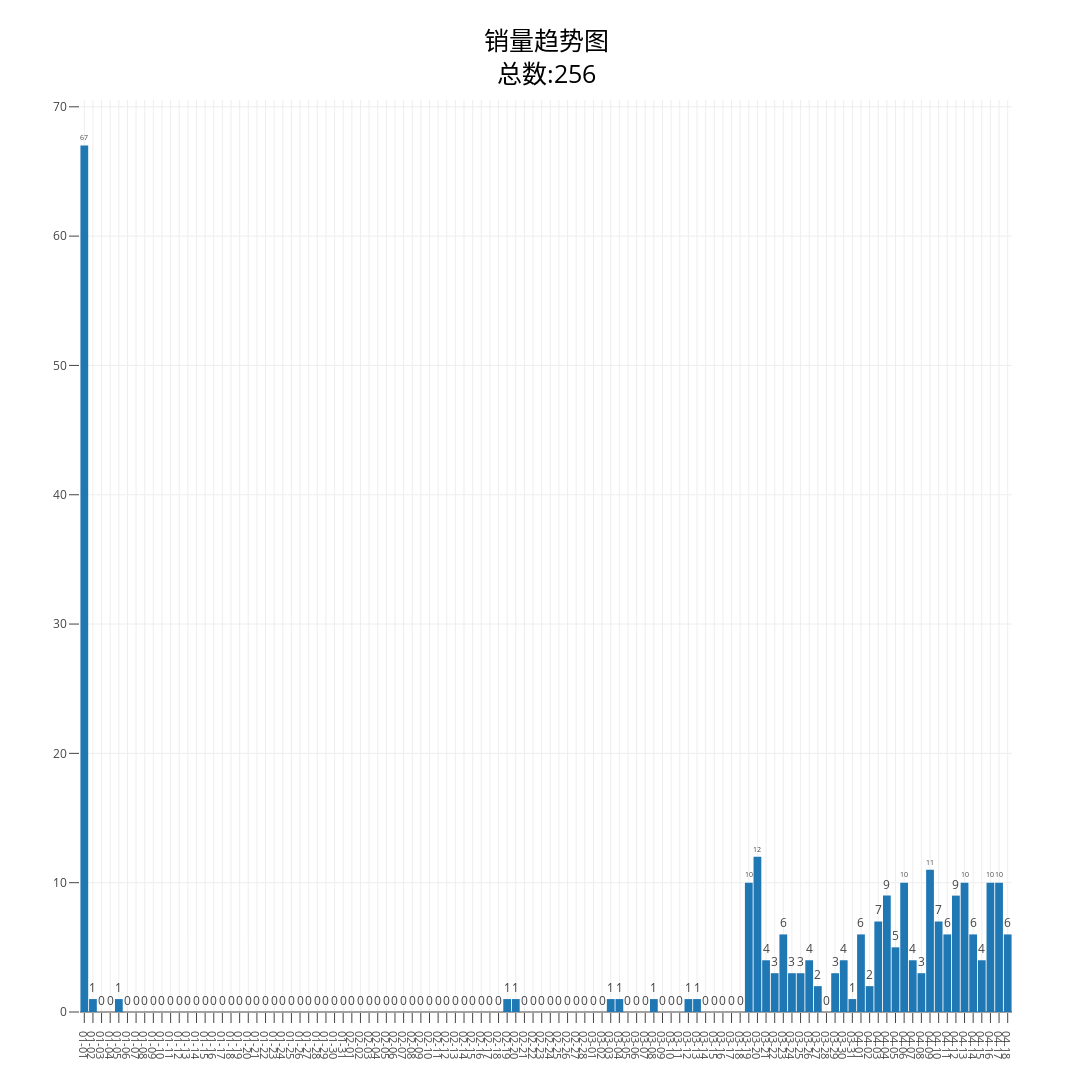

The notebook cell this image was saved under:
### Code cell
layout = go.Layout(
    title='销量趋势图<br>总数:' + str(imeis),
    titlefont=dict(color=title_color,size=25),
    height=1200,
    width=1600,
    bargap=0.1,
    xaxis = bandxaxis,
    yaxis = dict(ticklen=10),
    #bargroupgap=0.05,
    #paper_bgcolor=paper_bgcolor,
    #plot_bgcolor=plot_bgcolor,
    legend=dict(
        x=0.1,
        font=dict(size=16),
    )
)

fig = go.Figure(data=data,layout=layout)
py.iplot(fig)
